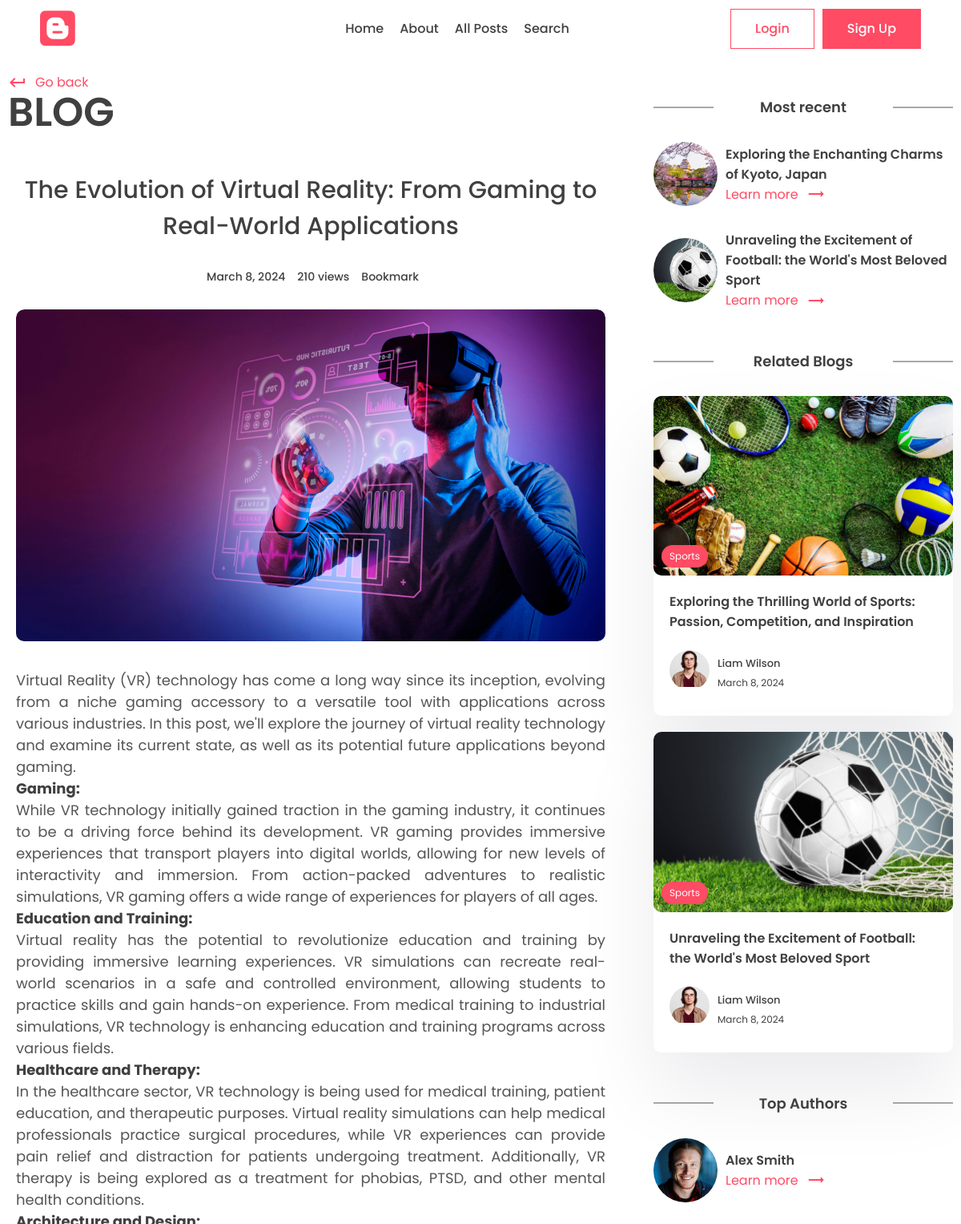
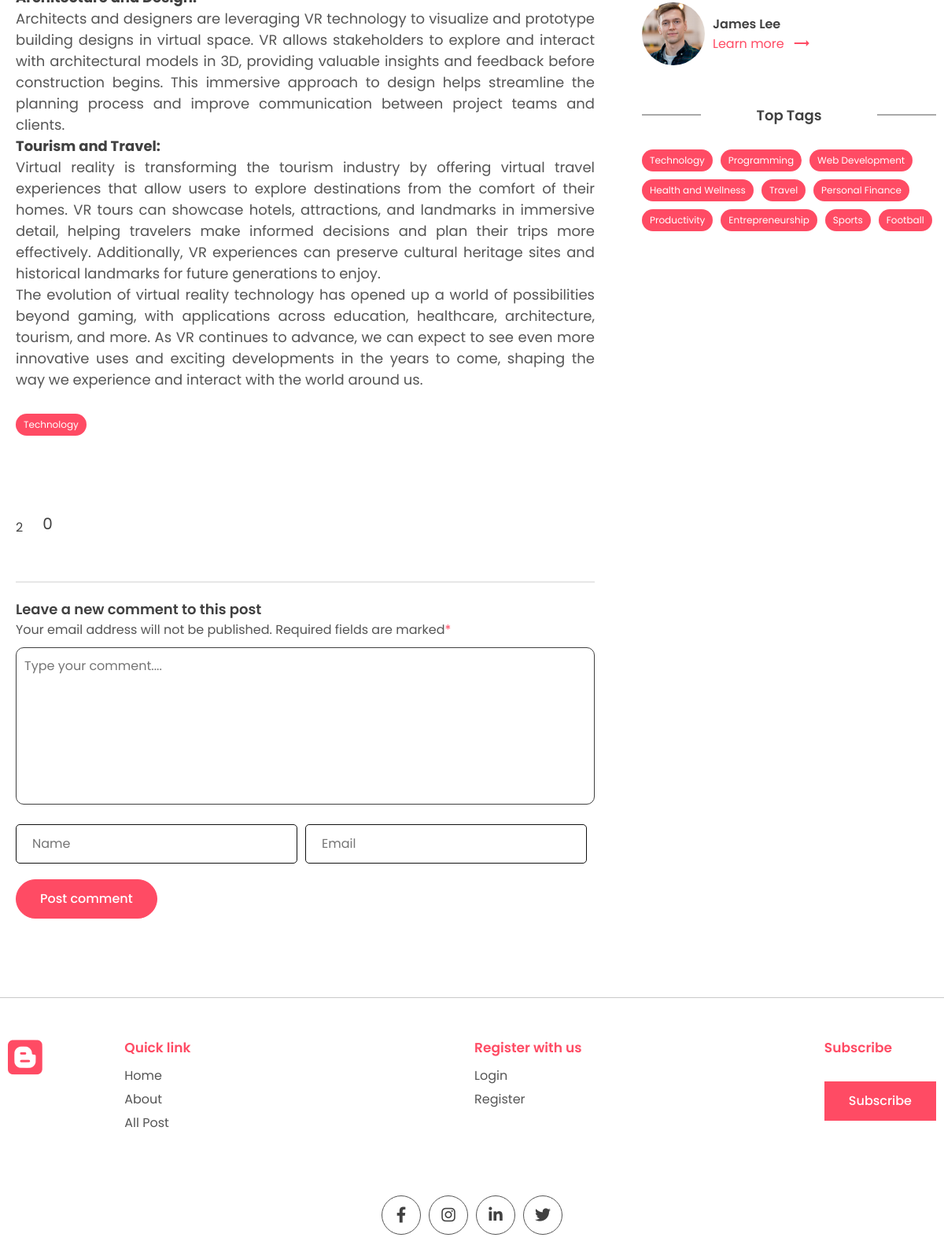
/post/the-evolution-of-virtual-reality-from-gaming-to-real-world-applications, run on the app's committed database (2 pictures, top to bottom).
### posts/models.py (models this page shows, shortened)
class Post(models.Model):
    title = models.CharField(max_length=200)
    content = models.TextField()
    last_updated = models.DateTimeField(auto_now=True)
    slug = models.SlugField(max_length=200, unique=True)
    image = models.ImageField(null=True, blank=True, upload_to="images/")
    tags = models.ManyToManyField(Tag, blank=True, related_name='post')
    view_count = models.IntegerField(null=True, blank=True)
    is_featured = models.BooleanField(default=False)
    author = models.ForeignKey(User, on_delete=models.CASCADE, null=True, blank=True)
    bookmarks = models.ManyToManyField(User, related_name="bookmarks", default=None, blank=True)
    likes = models.ManyToManyField(User, related_name="likes", default=None, blank=True)
    def number_of_likes(self):
        return self.likes.count()

class Tag(models.Model):
    name = models.CharField(max_length=100)
    description = models.CharField(max_length=100)
    slug = models.SlugField(max_length=200, unique=True)

### accounts/models.py (models this page shows, shortened)
class Profile(models.Model):
    user = models.OneToOneField(User, on_delete=models.CASCADE)
    profile_image = models.ImageField(null=True, blank=True, upload_to="images/")
    slug = models.SlugField(max_length=200, unique=True)
    bio = models.CharField(null=True, blank=True, max_length=200)
    def full_name(self):
        return f'{self.user.first_name} {self.user.last_name}'

### posts/views.py (the view, shortened to what this page needs)
# urls.py: path('post/<slug:slug>', views.post_page, name='post_page'),
def post_page(request, slug):
    post = Post.objects.get(slug = slug)
    comments = Comments.objects.filter(post=post, parent=None)
    form = CommentForm()
    comment_count = comments.count()
    bookmarked = False
    if post.bookmarks.filter(id = request.user.id).exists():
        bookmarked = True
    is_bookmarked = bookmarked
    liked = False
    if post.likes.filter(id = request.user.id).exists():
        liked = True
    number_of_likes = post.number_of_likes()
    is_liked = liked
    if request.method != 'POST':
        if post.view_count is None:
            post.view_count = 1
        else:
            post.view_count += 1
        post.save(update_fields=['view_count'])
    recent_posts = Post.objects.exclude(id=post.id).order_by('-last_updated')[0:2]
    top_authors = User.objects.annotate(number = Count('post')).order_by('-number')[0:2]
    tags = Tag.objects.all()
    related_posts = Post.objects.exclude(id=post.id).filter(author=post.author)[0:2]
    context = {
        'post':post,
        'form':form,
        'comments':comments,
        'is_bookmarked':is_bookmarked,
        'is_liked':is_liked,
        'number_of_likes':number_of_likes,
        'recent_posts':recent_posts,
        'top_authors':top_authors,
        'tags':tags,
        'related_posts':related_posts,
        'comment_count':comment_count,
    }
    return render(request, 'posts/post.html', context)

### posts/forms.py
class CommentForm(forms.ModelForm):
    class Meta:
        model = Comments
        fields = ['content', 'email', 'name']
    def __init__(self, *args, **kwargs):
        super().__init__(*args, **kwargs)
        self.fields['content'].widget.attrs['placeholder'] = 'Type your comment....'
        self.fields['email'].widget.attrs['placeholder'] = 'Email'
        self.fields['name'].widget.attrs['placeholder'] = 'Name'
        self.fields['email'].widget.attrs['class'] = 'user-input'
        self.fields['name'].widget.attrs['class'] = 'user-input'

### posts/templates/posts/post.html (shortened to what this page needs)
{% extends "base.html" %}
{% load static %}
{% block content %}
  <main>
    <div class="container">
      <div class="layout">
        <div class="left">
          <div class="page-top">
            <div class="top flex">
              <div class="page-name">
                <a href="#" class="learn" onclick="window.history.back()">
                  <span class="material-icons"> keyboard_return </span> Go back
                </a>
                <h1>Blog</h1>
              </div>
            </div>
          </div>
          <center>
            <div class="typo">
              <h1 class="title blog-title">
                {{post.title}}
              </h1>
              <div class="timeline">
                <div class="track">
                  <p class="time">{{post.last_updated|date}}</p>
                </div>
                <div class="track">
                  <p class="view-count">{{post.view_count}} view{{post.view_count|pluralize}}</p>
                </div>
                <div class="track">
                  {% if user.is_authenticated %}
                  <form action="{% url "bookmark_post" post.slug %}" method="POST">
                    {% csrf_token %}
                    <input type="hidden" name="post_id" value="{{post.id}}">
                    {% if is_bookmarked %}
                      <button type="submit" class="btn btn-info">
                        <i class="fa-solid fa-bookmark"></i>
                        <p class="bookmark">Remove Bookmark</p>
                      </button>
                    {% else %}
                      <button type="submit" class="btn btn-info">
                        <i class="uil uil-bookmark-full"></i>
                        <p class="bookmark">Bookmark</p>
                      </button>
                    {% endif %}
                  </form>
                  {% else %}
                  <a class="track" href="{% url "login" %}">
                    <p class="bookmark">Bookmark</p>
                  </a>
                  {% endif %}
                </div>
              </div>
            </div>
          </center>
          <section class="mt">
            <div class="container">
              <div class="blog-post">
                <div class="post-img blog-img">
                  <img src="{{post.image.url}}" alt="" />
                </div>
                <div class="blog-post-content">
                  <p>
                    {{post.content | safe}}
                  </p>
                  <div class="blog-tags">
                    {% for tag in post.tags.all %}
                      <a href="{% url "tag_page" tag.slug %}" class="tag">{{tag.name}}</a>
                    {% endfor %}
                  </div>
                  <div class="social-share">
                    <div class="reactions">
                      <div class="likes">
                        {% if user.is_authenticated %}
                        <form action="{% url "like_post" post.slug %}" method="POST" >
                          {% csrf_token %}
                          <input type="hidden" name="post_id" value="{{post.id}}">
                          {% if is_liked %}
                            <button type="submit">
                              <i class="fa-solid fa-heart"></i>
                              <span>{{number_of_likes}}</span>
                            </button>
                          {% else %}
                            <button type="submit">
                              <i class="uil uil-heart"></i>
                              <span>{{number_of_likes}}</span>
                            </button>
                          {% endif %}
                        </form>
                        {% else %}
                        <a class="likes" href="{% url "login" %}">
                          <span>{{number_of_likes}}</span>
                        </a>
                        {% endif %}
                      </div>
                      <div class="total-comments">
                        <span>{{ comment_count }}</span>
                      </div>
                    </div>
                  </div>
                </div>
              </div>
              <div class="comment-box">
                <h3>Leave a new comment to this post</h3>
                <p>
                  Your email address will not be published. Required fields are
                  marked<span>*</span>
                </p>
                <form method="POST">
                  {{form.content}}
                  <div class="grid-3">
                    {{form.name}}
                    {{form.email}}
                  </div>
                  <button class="btn btn-primary rounded">Post comment</button>
                </form>
              </div>
            </div>
          </section>
        </div>
        <div class="right">
          <div class="block">
            <h2 class="title2">Most recent</h2>
            {% for post in recent_posts %}
            <div class="recent-post">
              <div class="rounded-img">
                <img src="{{post.image.url}}" alt="" />
              </div>
              <div class="recent-content">
                <h3>
                  {{post.title}}
                </h3>
                <a class="learn" href="{% url "post_page" post.slug %}">
                  Learn more <span class="material-icons"> trending_flat </span>
                </a>
              </div>
            </div>
            {% endfor %}
          </div>
          <div class="block r-blog">
            <h2 class="title2">Related Blogs</h2>
            {% for post in related_posts %}
            <a href="{% url "post_page" post.slug %}">
              <div class="card">
                <div class="post-img">
                  <img src="{{post.image.url}}" alt="" />
                  <div class="tag">{{post.tags.all.0.name}}</div>
                </div>
                <div class="card-content">
                  <h3>
                    {{post.title}}
                  </h3>
                  <div class="author">
                    <div class="profile-pic">
                      {% if post.author.profile.profile_image %}
                      <img src="{{post.author.profile.profile_image.url}}" alt="" />
                      {% else %}
                      <img src="{% static "images/blank-profile.webp" %}" alt="blank Image">
                      {% endif %}
                    </div>
                    <div class="details">
                      <p>{{post.author.profile.full_name}}</p>
                      <small>{{post.last_updated|date}}</small>
                    </div>
                  </div>
                </div>
              </div>
            </a>
            {% endfor %}
          </div>
          <div class="block">
            <h2 class="title2">Top Authors</h2>
            {% for author in top_authors %}
              <div class="recent-post other-author">
                <div class="rounded-img">
                  {% if author.profile.profile_image %}
                  <img src="{{author.profile.profile_image.url}}" alt="" />
                  {% else %}
                  <img src="{% static "images/blank-profile.webp" %}" alt="blank Image">
                  {% endif %}
                </div>
                <div class="recent-content">
                  <h3>
                    {{author.profile.full_name}}
                  </h3>
                  <a class="learn" href="{% url "author_page" author.profile.slug %}"
                    >Learn more
                    <span class="material-icons"> trending_flat </span></a
                  >
                </div>
              </div>
            {% endfor %}
          </div>
          <div class="block">
            <h2 class="title2">Top Tags</h2>
            <div class="blog-tags">
              {% for tag in tags %}
              <a class="tag" href="{% url "tag_page" tag.slug %}">{{tag.name}}</a>
              {% endfor %}
            </div>
          </div>
        </div>
      </div>
    </div>
  </main>
{% endblock content %}

### data on the page
Post: title "The Evolution of Virtual Reality: From Gaming to Real-World Applications", last_updated "March 8, 2024", view_count "210", image (picture), content "Virtual Reality (VR) technology has come a long way since its inception, evolving from a niche gaming accessory to a versatile tool with applications across various industries. In this post, we'll explore the journey of virtual reality technology and examine its current state, as well as its potential future applications beyond gaming. Gaming: While VR technology initially gained traction in the gaming industry, it continues to be a driving force behind its development. VR gaming provides immersive experiences that transport players into digital worlds, allowing for new levels of interactivity and immersion. From action-packed adventures to realistic simulations, VR gaming offers a wide…"
Tag: name "Technology"
Post: image (picture), title "Exploring the Enchanting Charms of Kyoto, Japan"
Post: image (picture), title "Unraveling the Excitement of Football: the World's Most Beloved Sport", tags.all.0.name "Sports", author.profile.profile_image (picture), author.profile.full_name "Liam Wilson", last_updated "March 8, 2024"
Post: image (picture), tags.all.0.name "Sports", title "Exploring the Thrilling World of Sports: Passion, Competition, and Inspiration", author.profile.profile_image (picture), author.profile.full_name "Liam Wilson", last_updated "March 8, 2024"
Tag: name "Programming"
Tag: name "Web Development"
Tag: name "Health and Wellness"
Tag: name "Travel"
Tag: name "Personal Finance"
Tag: name "Productivity"
Tag: name "Entrepreneurship"
Tag: name "Sports"
Tag: name "Football"

### other printed values
{{ number_of_likes }} "2"
{{ comment_count }} "0"
{{ author.profile.full_name }} "Alex Smith"
{{ author.profile.full_name }} "James Lee"
